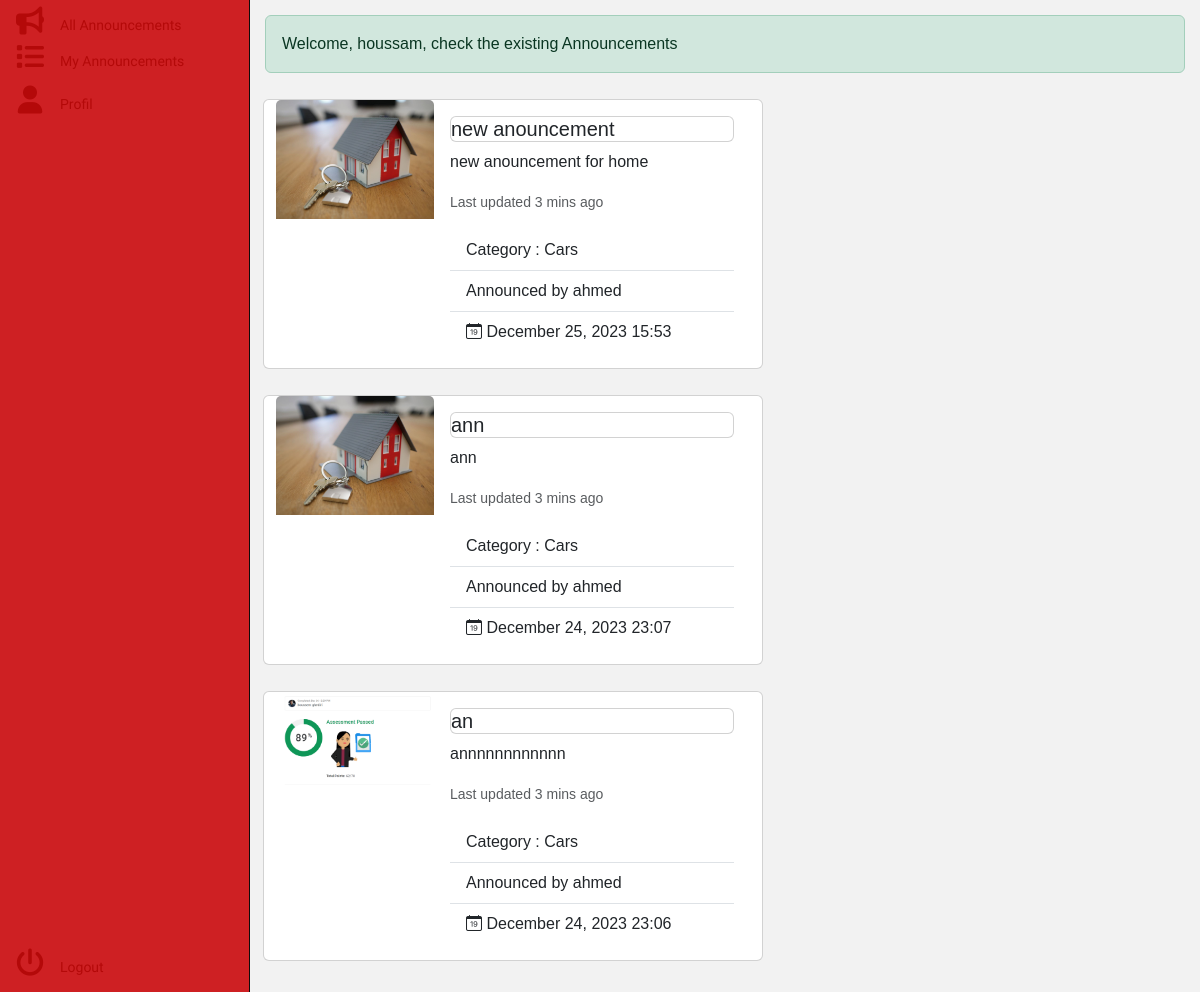
The page /anouncement/ (signed in) on the database as committed earlier.
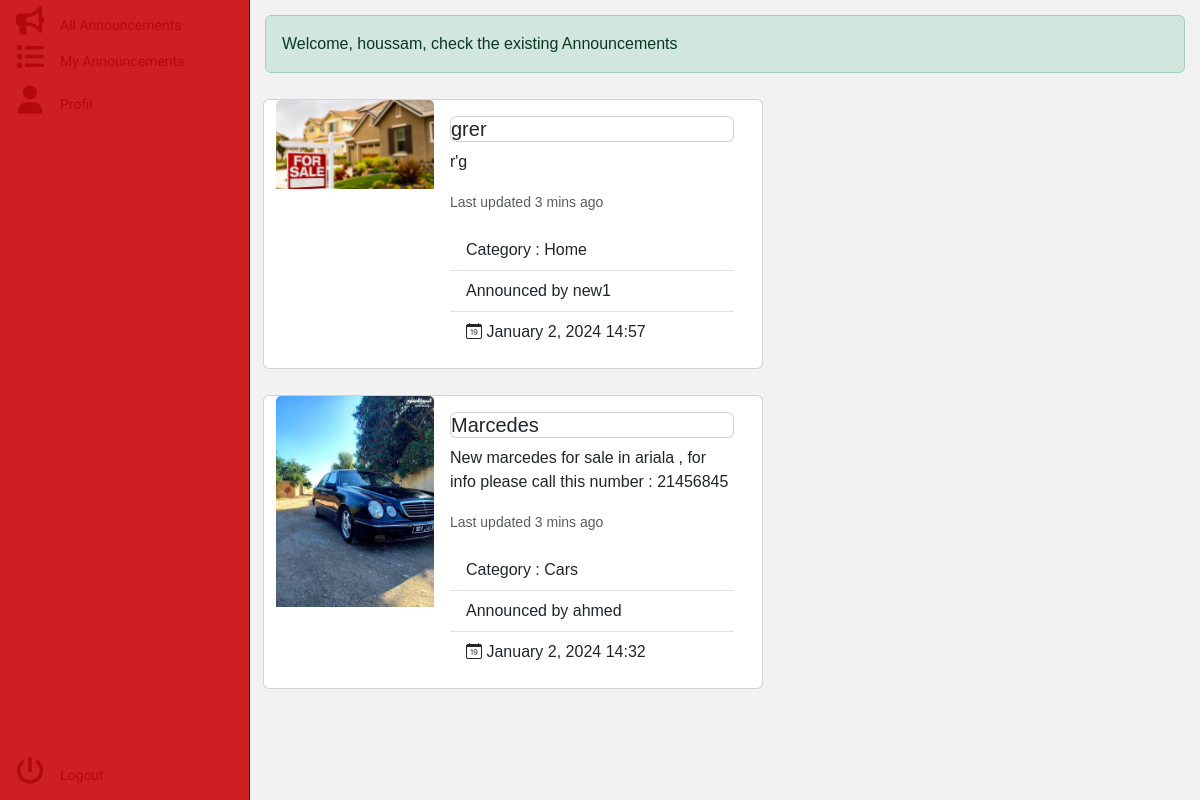
The same page on the database as committed later.
### anouncement/models.py (models this page shows, shortened)
class Announcement(models.Model):
    title = models.CharField(max_length=255)
    content = models.TextField()
    image=models.ImageField(default="https://media.istockphoto.com/id/1344512181/vector/icon-red-loudspeaker.jpg?s=612x612&w=0&k=20&c=MSi3Z2La8OYjSY-pr0bB6f33NOuUKAQ_LBUooLhLQsk=")
    category = models.ForeignKey(Category, on_delete=models.CASCADE,related_name='announcements')
    user = models.ForeignKey(User, on_delete=models.CASCADE,related_name='announcements')
    status = models.IntegerField(
        choices=AnnouncementStatus.choices,
        default=AnnouncementStatus.PUBLISHED,
    )
    slug = models.SlugField(max_length=250, unique_for_date="created_at",default="houssam")
    created_at = models.DateTimeField(auto_now_add=True)
    updated_at = models.DateTimeField(auto_now=True)
    class PublishedAnouncementManager(models.Manager):
        def get_queryset(self):
            return super().get_queryset().filter(status=AnnouncementStatus.PUBLISHED, user__is_active=1)
    objects=models.Manager()
    published=PublishedAnouncementManager()
    class Meta:
        ordering = ['-created_at']
        indexes = [ models.Index(fields=['-created_at']),]

class Category(models.Model):
    title = models.CharField(max_length=255)

### anouncement/views.py (the view)
# urls.py: path("", views.announcement_list, name='anouncement_list'),
def announcement_list(request):
    categories=Category.objects.all()
    if request.user.is_authenticated:
        user_announcement_list = Announcement.published.all()
        connected_username = request.user.username
    else:
        user_announcement_list = None
    return render( request,"anouncement/list.html", {"announcementlist": user_announcement_list,"categories":categories,"userName":connected_username}
    )

### anouncement/templates/anouncement/list.html (shortened to what this page needs)
{% load static %}
<!DOCTYPE html>
<html>
  <head>
    {% load bootstrap5 %}
    {% bootstrap_css %}
    <link rel="stylesheet" type="text/css" href="{% static 'css/sidebar.css' %}">
    <link rel="stylesheet" type="text/css" href="{% static 'css/card.css' %}">
    <link rel="stylesheet" href="https://cdn.jsdelivr.net/npm/bootstrap-icons@1.19.0/font/bootstrap-icons.css">
    <link rel="stylesheet" href="https://cdnjs.cloudflare.com/ajax/libs/font-awesome/6.0.0/css/all.min.css">
  </head>
  <body>
    <div id="sidebar">
      {% include 'anouncement/includes/sidebar.html' %}
    </div>
    <div id="content">
      <div class="alert alert-success" role="alert">
        Welcome, {{ userName }}, check the existing Announcements
      </div>
      {% block content %}
        <div class="row">
          {% for item in announcementlist %}
          <div class="card mb-3" style="max-width: 500px; margin: 10px;" >
            <div class="row g-0">
              <div class="col-md-4">
                <img class="card-img-top" src="{% static 'images/' %}{{ item.image }}" alt="{{ item.title }}">
              </div>
              <div class="col-md-8">
                <div class="card-body">
                  <h5 class="card text">{{ item.title }}</h5>
                  <p class="card-text">{{ item.content }}</p>
                  <p class="card-text"><small class="text-muted">Last updated 3 mins ago</small></p>
                  <ul class="list-group list-group-flush">
                    <li class="list-group-item">Category : {{ item.category.title }}</li>
                    <li class="list-group-item">Announced by {{ item.user.username }}</li>
                    <li class="list-group-item"><i class="bi bi-calendar-date"></i> {{ item.created_at|date:"F j, Y H:i" }}</li>
                  </ul>
                </div>
              </div>
            </div>
          </div>
          {% endfor %}
        </div>
      {% endblock %}
    </div>
  </body>
</html>

### anouncement/templates/anouncement/includes/sidebar.html (shortened to what this page needs)
{% load static %}
  <nav class="main-menu">
    <ul>
        <li class="has-subnav">
            <a href="{% url 'anouncement:anouncement_list' %}">
                <i class="fa fa-bullhorn fa-2x"></i>
            </a>
        </li>
        <li class="has-subnav">
            <a href="{% url 'anouncement:my_anouncement' %}">
                <i class="fa fa-list fa-2x"></i>
            </a>
        </li>
    </ul>
    <ul>
      <li class="logout">
        <a href="{% url 'anouncement:edit_profil' %}">
            <i class="fa fa-user fa-2x"></i>
        </a>
    </li>
    </ul>
    <ul class="logout">
        <li class="logout">
            <a href="{% url 'authentication:login' %}">
              <i class="fa fa-power-off fa-2x"></i>
            </a>
          </li>
    </ul>
  </nav>

### anouncement/static/css/sidebar.css (style rules this page uses)
.fa-2x { font-size: 2em; }
.fa { position: relative; display: table-cell; width: 60px; height: 36px; text-align: center; vertical-align: middle; font-size:20px; }
#content { margin-left: 250px; padding: 15px; }
.main-menu { background:#ce2023; border-right:1px solid #100b0b; position:absolute; top:0; bottom:0; height:100%; left:0; width:60px; overflow:hidden; -webkit-transition:width .05s linear; transition:width .05s linear; -webkit-transform:translateZ(0) scale(1,1); z-index:1000; }
.main-menu>ul { margin:7px 0; }
.main-menu li { position:relative; display:block; width:250px; }
.main-menu li>a { position:relative; display:table; border-collapse:collapse; border-spacing:0; color:#b40909; font-family: arial; font-size: 14px; text-decoration:none; -webkit-transform:translateZ(0) scale(1,1); -webkit-transition:all .1s linear; transition:all .1s linear; }
.main-menu>ul.logout { position:absolute; left:0; bottom:0; }
nav { -webkit-user-select:none; -moz-user-select:none; -ms-user-select:none; -o-user-select:none; user-select:none; }
nav ul,nav li { outline:0; margin:0; padding:0; }

### anouncement/static/css/card.css (style rules this page uses)
body { background-color: #f2f2f2; font-family: 'Arial', sans-serif; }

Rows that differ between the two databases and show on the page:
removed Announcement: image (picture), title "new anouncement", content "new anouncement for home", category "Cars", user.username "ahmed", created_at "December 25, 2023 15:53"
removed Announcement: image (picture), title "ann", content "ann", category "Cars", user.username "ahmed", created_at "December 24, 2023 23:07"
removed Announcement: image (picture), title "an", content "annnnnnnnnnnn", category "Cars", user.username "ahmed", created_at "December 24, 2023 23:06"
added Announcement: image (picture), title "grer", content "r'g", category "Home", user.username "new1", created_at "January 2, 2024 14:57"
added Announcement: image (picture), title "Marcedes", content "New marcedes for sale in ariala , for info please call this number : 21456845", category "Cars", user.username "ahmed", created_at "January 2, 2024 14:32"
